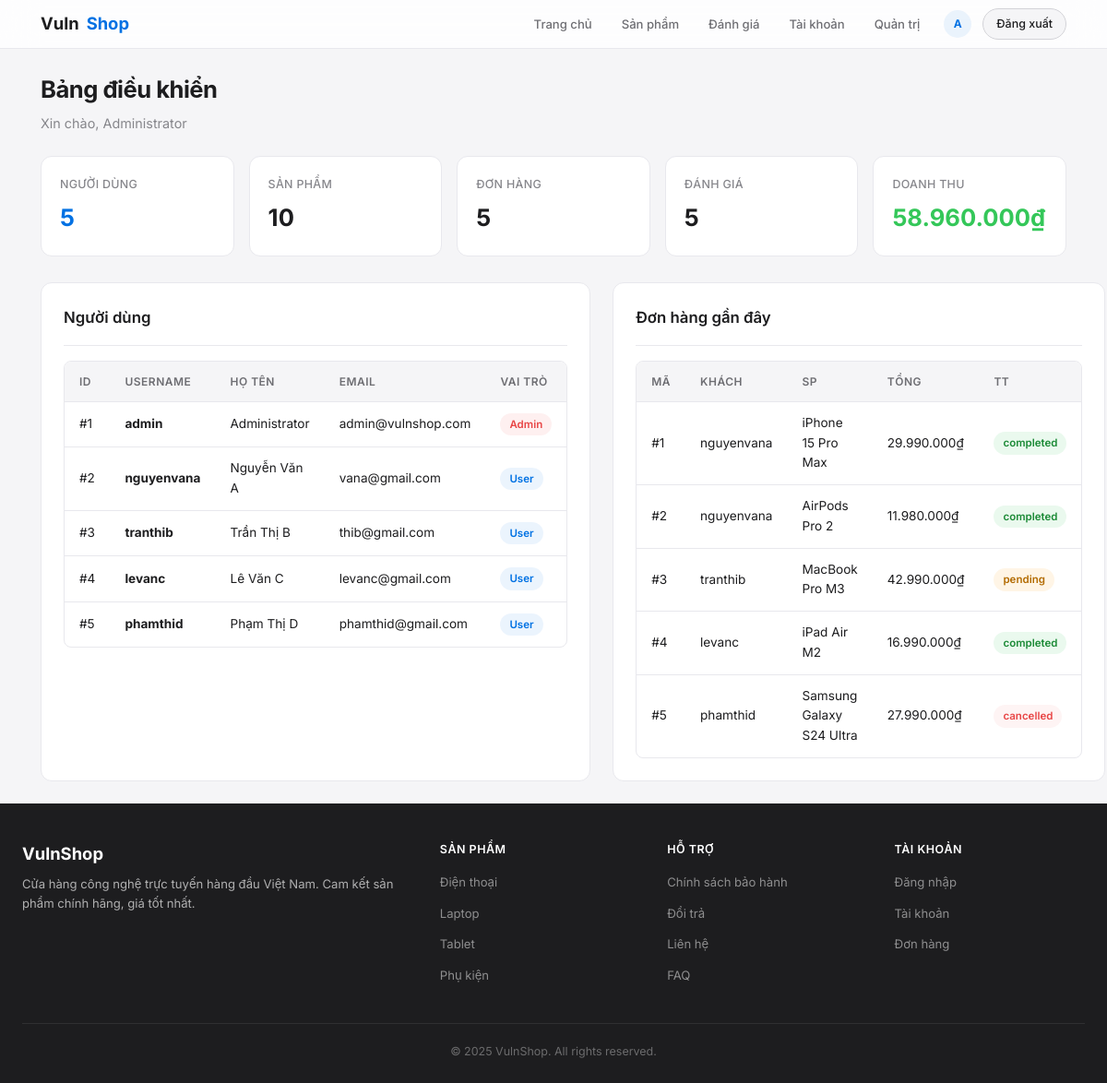
Page /admin/dashboard.php (signed in) on the committed database.
### tables this page shows
CREATE TABLE users (
    id INT AUTO_INCREMENT PRIMARY KEY,
    username VARCHAR(50) NOT NULL UNIQUE,
    password VARCHAR(255) NOT NULL,
    email VARCHAR(100),
    full_name VARCHAR(100),
    role ENUM('user', 'admin') DEFAULT 'user',
    created_at TIMESTAMP DEFAULT CURRENT_TIMESTAMP
);

CREATE TABLE orders (
    id INT AUTO_INCREMENT PRIMARY KEY,
    user_id INT,
    product_id INT,
    quantity INT DEFAULT 1,
    total_amount DECIMAL(10,2),
    status ENUM('pending', 'completed', 'cancelled') DEFAULT 'pending',
    created_at TIMESTAMP DEFAULT CURRENT_TIMESTAMP,
    FOREIGN KEY (user_id) REFERENCES users(id),
    FOREIGN KEY (product_id) REFERENCES products(id)
);

CREATE TABLE products (
    id INT AUTO_INCREMENT PRIMARY KEY,
    name VARCHAR(200) NOT NULL,
    description TEXT,
    price DECIMAL(10,2),
    category VARCHAR(50),
    stock INT DEFAULT 0,
    image_url VARCHAR(255),
    created_at TIMESTAMP DEFAULT CURRENT_TIMESTAMP
);

### src/admin/dashboard.php (the view, shortened to what this page needs)
<?php
require_once '../includes/db_connect.php';
$user_count = mysqli_fetch_assoc(mysqli_query($conn, "SELECT COUNT(*) as cnt FROM users"))['cnt'];
$product_count = mysqli_fetch_assoc(mysqli_query($conn, "SELECT COUNT(*) as cnt FROM products"))['cnt'];
$order_count = mysqli_fetch_assoc(mysqli_query($conn, "SELECT COUNT(*) as cnt FROM orders"))['cnt'];
$feedback_count = mysqli_fetch_assoc(mysqli_query($conn, "SELECT COUNT(*) as cnt FROM feedbacks"))['cnt'];
$total_revenue = mysqli_fetch_assoc(mysqli_query($conn, "SELECT COALESCE(SUM(total_amount),0) as total FROM orders WHERE status='completed'"))['total'];
$users = [];
$u_result = mysqli_query($conn, "SELECT id, username, email, full_name, role, created_at FROM users ORDER BY id");
while ($u = mysqli_fetch_assoc($u_result)) { $users[] = $u; }
$recent_orders = [];
$o_result = mysqli_query($conn, "SELECT o.*, u.username, p.name as product_name FROM orders o JOIN users u ON o.user_id = u.id JOIN products p ON o.product_id = p.id ORDER BY o.created_at DESC LIMIT 10");
while ($o = mysqli_fetch_assoc($o_result)) { $recent_orders[] = $o; }
require_once '../includes/header.php';
?>
<div class="page-header">
    <h1 class="page-title">Bảng điều khiển</h1>
    <p class="page-subtitle">Xin chào, <?php echo $_SESSION['user']['full_name']; ?></p>
</div>
<div class="stats-grid">
    <div class="stat-card">
        <div class="stat-label">Người dùng</div>
        <div class="stat-value primary"><?php echo $user_count; ?></div>
    </div>
    <div class="stat-card">
        <div class="stat-label">Sản phẩm</div>
        <div class="stat-value"><?php echo $product_count; ?></div>
    </div>
    <div class="stat-card">
        <div class="stat-label">Đơn hàng</div>
        <div class="stat-value"><?php echo $order_count; ?></div>
    </div>
    <div class="stat-card">
        <div class="stat-label">Đánh giá</div>
        <div class="stat-value"><?php echo $feedback_count; ?></div>
    </div>
    <div class="stat-card">
        <div class="stat-label">Doanh thu</div>
        <div class="stat-value success"><?php echo number_format($total_revenue, 0, ',', '.'); ?>₫</div>
    </div>
</div>
<div class="two-col">
    <div class="card">
        <div class="card-header">
            <h3 class="card-title">Người dùng</h3>
        </div>
        <div class="table-wrapper">
            <table class="data-table">
                <thead>
                    <tr><th>ID</th><th>Username</th><th>Họ tên</th><th>Email</th><th>Vai trò</th></tr>
                </thead>
                <tbody>
                    <?php foreach ($users as $u): ?>
                    <tr>
                        <td>#<?php echo $u['id']; ?></td>
                        <td><strong><?php echo $u['username']; ?></strong></td>
                        <td><?php echo $u['full_name']; ?></td>
                        <td><?php echo $u['email']; ?></td>
                        <td><span class="badge badge--<?php echo $u['role']; ?>"><?php echo $u['role'] === 'admin' ? 'Admin' : 'User'; ?></span></td>
                    </tr>
                    <?php endforeach; ?>
                </tbody>
            </table>
        </div>
    </div>
    <div class="card">
        <div class="card-header">
            <h3 class="card-title">Đơn hàng gần đây</h3>
        </div>
        <div class="table-wrapper">
            <table class="data-table">
                <thead>
                    <tr><th>Mã</th><th>Khách</th><th>SP</th><th>Tổng</th><th>TT</th></tr>
                </thead>
                <tbody>
                    <?php foreach ($recent_orders as $o): ?>
                    <tr>
                        <td>#<?php echo $o['id']; ?></td>
                        <td><?php echo $o['username']; ?></td>
                        <td><?php echo $o['product_name']; ?></td>
                        <td><?php echo number_format($o['total_amount'], 0, ',', '.'); ?>₫</td>
                        <td><span class="badge badge--<?php echo $o['status']; ?>"><?php echo $o['status']; ?></span></td>
                    </tr>
                    <?php endforeach; ?>
                </tbody>
            </table>
        </div>
    </div>
</div>
<?php require_once '../includes/footer.php'; ?>

### src/css/style.css (style rules this page uses)
*, *::before, *::after { margin: 0; padding: 0; box-sizing: border-box; }
:root { --bg: #f5f5f7; --bg-white: #ffffff; --bg-light: #fafafa; --bg-dark: #1d1d1f; --bg-overlay: rgba(0, 0, 0, 0.03); --text: #1d1d1f; --text-secondary: #6e6e73; --text-muted: #86868b; --text-white: #f5f5f7; --primary: #0071e3; --primary-hover: #0077ed; --primary-light: rgba(0, 113, 227, 0.08); --accent: #e84545; --success: #34c759; --warning: #ff9f0a; --border: #d2d2d7; --border-light: #e8e8ed; --radius: 12px; --radius-sm: 8px; --radius-lg: 18px; --radius-pill: 980px; --shadow-sm: 0 1px 3px rgba(0, 0, 0, 0.06); --shadow: 0 2px 12px rgba(0, 0, 0, 0.08); --shadow-lg: 0 4px 24px rgba(0, 0, 0, 0.1); --shadow-xl: 0 8px 40px rgba(0, 0, 0, 0.12); --transition: 0.3s cubic-bezier(0.25, 0.1, 0.25, 1); --font: 'Inter', -apple-system, BlinkMacSystemFont, 'Segoe UI', sans-serif; }
html { scroll-behavior: smooth; }
body { font-family: var(--font); background: var(--bg); color: var(--text); line-height: 1.6; min-height: 100vh; display: flex; flex-direction: column; -webkit-font-smoothing: antialiased; }
.card { background: var(--bg-white); border: 1px solid var(--border-light); border-radius: var(--radius); padding: 24px; }
.card-header { padding-bottom: 16px; margin-bottom: 16px; border-bottom: 1px solid var(--border-light); }
.card-title { font-size: 1.05rem; font-weight: 600; }
.table-wrapper { overflow-x: auto; border-radius: var(--radius-sm); border: 1px solid var(--border-light); }
.data-table { width: 100%; border-collapse: collapse; }
.data-table th, .data-table td { padding: 12px 16px; text-align: left; font-size: 0.85rem; }
.data-table th { background: var(--bg); font-weight: 600; font-size: 0.75rem; text-transform: uppercase; letter-spacing: 0.5px; color: var(--text-secondary); border-bottom: 1px solid var(--border-light); }
.data-table td { border-bottom: 1px solid var(--border-light); }
.data-table tr:last-child td { border-bottom: none; }
.stats-grid { display: grid; grid-template-columns: repeat(auto-fit, minmax(180px, 1fr)); gap: 16px; margin-bottom: 28px; }
.stat-card { background: var(--bg-white); border: 1px solid var(--border-light); border-radius: var(--radius); padding: 20px; }
.stat-label { font-size: 0.78rem; font-weight: 500; color: var(--text-muted); text-transform: uppercase; letter-spacing: 0.3px; margin-bottom: 6px; }
.stat-value { font-size: 1.6rem; font-weight: 700; color: var(--text); }
.stat-value.primary { color: var(--primary); }
.stat-value.success { color: var(--success); }
.badge { display: inline-block; padding: 3px 10px; border-radius: var(--radius-pill); font-size: 0.72rem; font-weight: 600; }
.badge--admin { background: rgba(232, 69, 69, 0.08); color: var(--accent); }
.badge--user { background: var(--primary-light); color: var(--primary); }
.badge--completed { background: rgba(52, 199, 89, 0.1); color: #1b8a36; }
.badge--pending { background: rgba(255, 159, 10, 0.1); color: #b36b00; }
.badge--cancelled { background: rgba(232, 69, 69, 0.06); color: var(--accent); }
.two-col { display: grid; grid-template-columns: 1fr 1fr; gap: 24px; }
.page-header { margin-bottom: 24px; }
.page-title { font-size: 1.6rem; font-weight: 700; letter-spacing: -0.02em; }
.page-subtitle { color: var(--text-muted); font-size: 0.9rem; margin-top: 4px; }

### rows in the picture
users: id "1", username "admin", full_name "Administrator", email "admin@vulnshop.com", role "Admin"
users: id "2", username "nguyenvana", full_name "Nguyễn Văn A", email "vana@gmail.com", role "User"
users: id "3", username "tranthib", full_name "Trần Thị B", email "thib@gmail.com", role "User"
users: id "4", username "levanc", full_name "Lê Văn C", email "levanc@gmail.com", role "User"
users: id "5", username "phamthid", full_name "Phạm Thị D", email "phamthid@gmail.com", role "User"
orders: id "1", user.username "nguyenvana", product.name "iPhone 15 Pro Max", total_amount "29.990.000", status "completed"
orders: id "2", user.username "nguyenvana", product.name "AirPods Pro 2", total_amount "11.980.000", status "completed"
orders: id "3", user.username "tranthib", product.name "MacBook Pro M3", total_amount "42.990.000", status "pending"
orders: id "4", user.username "levanc", product.name "iPad Air M2", total_amount "16.990.000", status "completed"
orders: id "5", user.username "phamthid", product.name "Samsung Galaxy S24 Ultra", total_amount "27.990.000", status "cancelled"

### other values in the picture
substr($_SESSION['user']['username'], 0, 1) "A"
$_SESSION['user']['full_name'] "Administrator"
$user_count "5"
$product_count "10"
$order_count "5"
$feedback_count "5"
$total_revenue "58.960.000"
